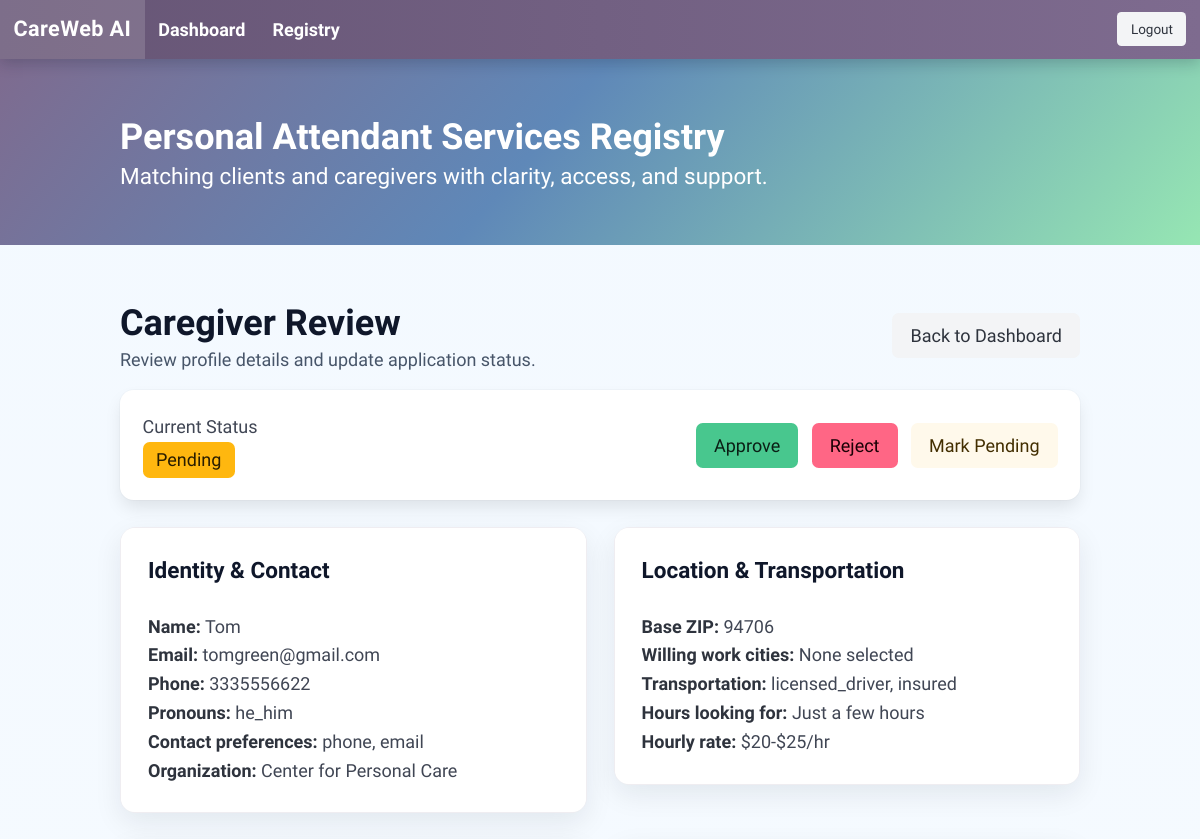
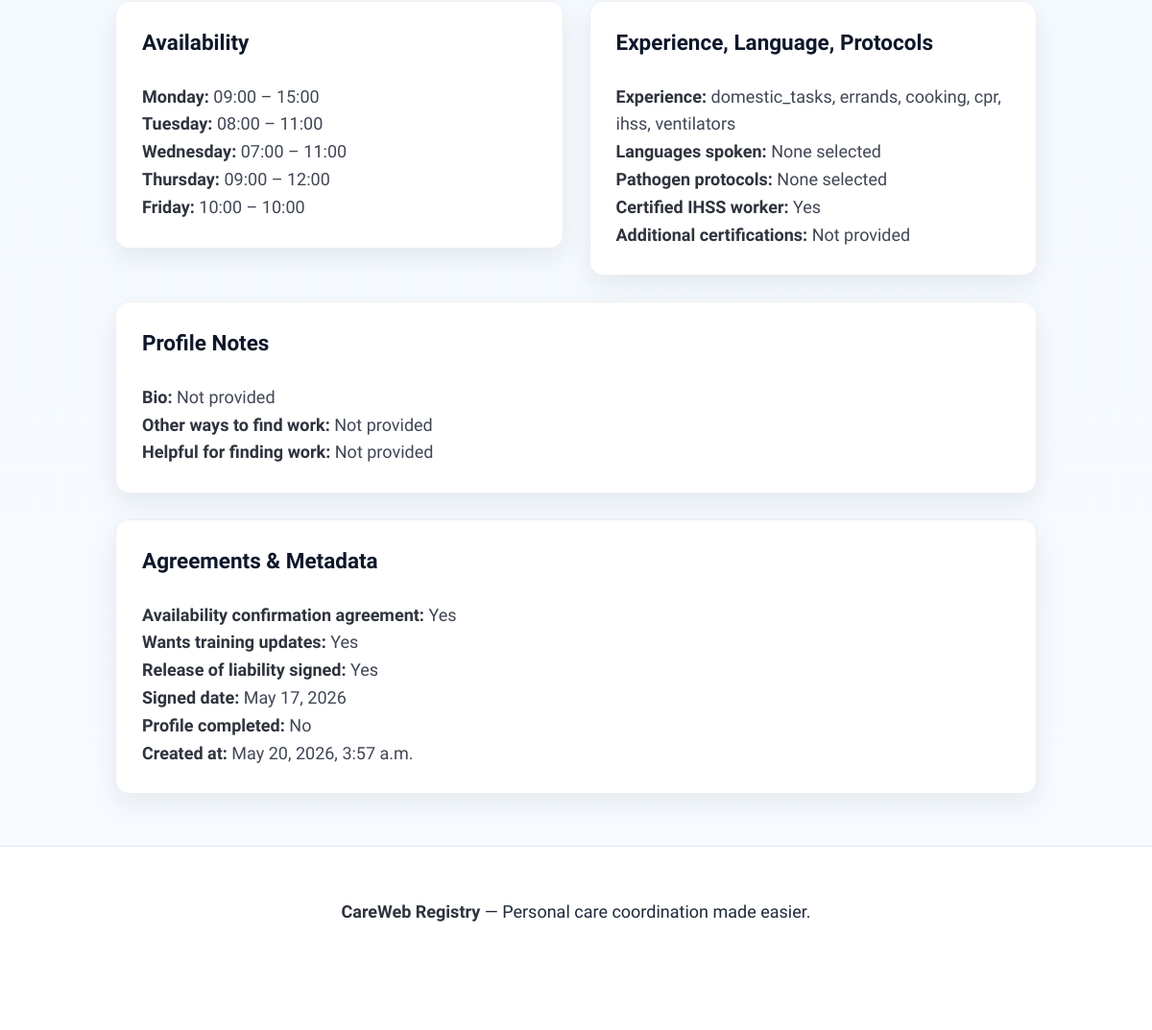
/dashboard/admin/caregivers/1/ (signed in), run on the app's committed database (2 pictures, top to bottom).
### registry/models.py (models this page shows, shortened)
class Caregiver(models.Model):
    organization = models.ForeignKey(Organization, on_delete=models.CASCADE)
    name = models.CharField(max_length=255)
    phone = models.CharField(max_length=25)
    email = models.EmailField()
    contact_preferences = models.JSONField(default=list, blank=True)
    pronouns = models.CharField(max_length=50, choices=PRONOUN_CHOICES, blank=True)
    base_zip_code = models.CharField(max_length=10)
    willing_to_work_cities = models.JSONField(default=list, blank=True)
    transportation = models.JSONField(default=list, blank=True)
    availability = models.JSONField(default=dict, blank=True)
    hours_looking_for = models.CharField(
        max_length=50,
        choices=HOURS_LOOKING_FOR_CHOICES
    )
    certified_ihss_worker = models.BooleanField(default=False)
    additional_certifications = models.TextField(blank=True)
    experience_with = models.JSONField(default=list, blank=True)
    languages_spoken = models.JSONField(default=list, blank=True)
    pathogen_protocols = models.JSONField(default=list, blank=True)
    rate = models.CharField(max_length=50, choices=RATE_CHOICES)
    bio = models.TextField(blank=True)
    availability_confirmation_agreement = models.BooleanField(default=False)
    wants_training_updates = models.BooleanField(default=False)
    other_ways_find_work = models.TextField(blank=True)
    helpful_for_finding_work = models.TextField(blank=True)
    release_of_liability = models.BooleanField(default=False)
    signed_date = models.DateField()
    status = models.CharField(max_length=20, choices=STATUS_CHOICES, default="pending")
    profile_completed = models.BooleanField(default=False)
    created_at = models.DateTimeField(auto_now_add=True)

### organizations/models.py (models this page shows, shortened)
class Organization(models.Model):
    name = models.CharField(max_length=255)
    city = models.CharField(max_length=100)
    zip_code = models.CharField(max_length=10, blank=True)
    primary_admin = models.ForeignKey(
        settings.AUTH_USER_MODEL,
        on_delete=models.PROTECT,
        related_name="owned_organizations"
    )
    contact_email = models.EmailField(blank=True)
    created_at = models.DateTimeField(auto_now_add=True)

### registry/views.py (the view)
@login_required
def caregiver_detail(request, pk):
    unauthorized_redirect = _redirect_if_not_admin_staff(request)
    if unauthorized_redirect:
        return unauthorized_redirect
    caregiver = get_object_or_404(Caregiver, pk=pk)
    return render(request, "registry/caregiver_detail.html", {
        "caregiver": caregiver
    })

### registry/views.py (called while the page is built)
def _user_is_admin_staff(user):
    profile = getattr(user, "profile", None)
    return bool(profile and profile.user_type == "admin_staff")

def _redirect_if_not_admin_staff(request):
    if _user_is_admin_staff(request.user):
        return None
    messages.error(request, "You do not have permission to access the admin registry workflow.")
    return redirect("dashboard_redirect")

### templates/registry/caregiver_detail.html (shortened to what this page needs)
{% extends "base.html" %}
{% block content %}
<div class="level mb-4">
    <div class="level-left">
        <div>
            <h1 class="title is-3">Caregiver Review</h1>
            <p class="subtitle is-6 mb-0">Review profile details and update application status.</p>
        </div>
    </div>
    <div class="level-right">
        <a href="{% url 'admin_dashboard' %}" class="button is-light">Back to Dashboard</a>
    </div>
</div>
<div class="box mb-5">
    <div class="level">
        <div class="level-left">
            <div>
                <p class="heading">Current Status</p>
                {% if caregiver.status == "approved" %}
                    <span class="tag is-success is-medium">Approved</span>
                {% elif caregiver.status == "rejected" %}
                    <span class="tag is-danger is-medium">Rejected</span>
                {% else %}
                    <span class="tag is-warning is-medium">Pending</span>
                {% endif %}
            </div>
        </div>
        <div class="level-right">
            <div class="buttons">
                <form method="post" action="{% url 'update_caregiver_status' caregiver.pk 'approved' %}">
                    <button type="submit" class="button is-success">Approve</button>
                </form>
                <form method="post" action="{% url 'update_caregiver_status' caregiver.pk 'rejected' %}">
                    <button type="submit" class="button is-danger">Reject</button>
                </form>
                <form method="post" action="{% url 'update_caregiver_status' caregiver.pk 'pending' %}">
                    <button type="submit" class="button is-warning is-light">Mark Pending</button>
                </form>
            </div>
        </div>
    </div>
</div>
<div class="columns is-multiline">
    <div class="column is-half">
        <div class="card app-card">
            <div class="card-content">
                <h2 class="title is-5">Identity & Contact</h2>
                <p><strong>Name:</strong> {{ caregiver.name }}</p>
                <p><strong>Email:</strong> {{ caregiver.email }}</p>
                <p><strong>Phone:</strong> {{ caregiver.phone }}</p>
                <p><strong>Pronouns:</strong> {{ caregiver.pronouns|default:"Not provided" }}</p>
                <p><strong>Contact preferences:</strong> {{ caregiver.contact_preferences|join:", "|default:"None selected" }}</p>
                <p><strong>Organization:</strong> {{ caregiver.organization.name }}</p>
            </div>
        </div>
    </div>
    <div class="column is-half">
        <div class="card app-card">
            <div class="card-content">
                <h2 class="title is-5">Location & Transportation</h2>
                <p><strong>Base ZIP:</strong> {{ caregiver.base_zip_code }}</p>
                <p><strong>Willing work cities:</strong> {{ caregiver.willing_to_work_cities|join:", "|default:"None selected" }}</p>
                <p><strong>Transportation:</strong> {{ caregiver.transportation|join:", "|default:"None selected" }}</p>
                <p><strong>Hours looking for:</strong> {{ caregiver.get_hours_looking_for_display }}</p>
                <p><strong>Hourly rate:</strong> {{ caregiver.get_rate_display }}</p>
            </div>
        </div>
    </div>
    <div class="column is-half">
        <div class="card app-card">
            <div class="card-content">
                <h2 class="title is-5">Availability</h2>
                {% if caregiver.availability %}
                    <ul>
                        {% for day, hours in caregiver.availability.items %}
                            <li><strong>{{ day|title }}:</strong> {{ hours.start }} – {{ hours.end }}</li>
                        {% endfor %}
                    </ul>
                {% else %}
                    <p>No availability provided.</p>
                {% endif %}
            </div>
        </div>
    </div>
    <div class="column is-half">
        <div class="card app-card">
            <div class="card-content">
                <h2 class="title is-5">Experience, Language, Protocols</h2>
                <p><strong>Experience:</strong> {{ caregiver.experience_with|join:", "|default:"None selected" }}</p>
                <p><strong>Languages spoken:</strong> {{ caregiver.languages_spoken|join:", "|default:"None selected" }}</p>
                <p><strong>Pathogen protocols:</strong> {{ caregiver.pathogen_protocols|join:", "|default:"None selected" }}</p>
                <p><strong>Certified IHSS worker:</strong> {{ caregiver.certified_ihss_worker|yesno:"Yes,No" }}</p>
                <p><strong>Additional certifications:</strong> {{ caregiver.additional_certifications|default:"Not provided" }}</p>
            </div>
        </div>
    </div>
    <div class="column is-full">
        <div class="card app-card">
            <div class="card-content">
                <h2 class="title is-5">Profile Notes</h2>
                <p><strong>Bio:</strong> {{ caregiver.bio|default:"Not provided" }}</p>
                <p><strong>Other ways to find work:</strong> {{ caregiver.other_ways_find_work|default:"Not provided" }}</p>
                <p><strong>Helpful for finding work:</strong> {{ caregiver.helpful_for_finding_work|default:"Not provided" }}</p>
            </div>
        </div>
    </div>
    <div class="column is-full">
        <div class="card app-card">
            <div class="card-content">
                <h2 class="title is-5">Agreements & Metadata</h2>
                <p><strong>Availability confirmation agreement:</strong> {{ caregiver.availability_confirmation_agreement|yesno:"Yes,No" }}</p>
                <p><strong>Wants training updates:</strong> {{ caregiver.wants_training_updates|yesno:"Yes,No" }}</p>
                <p><strong>Release of liability signed:</strong> {{ caregiver.release_of_liability|yesno:"Yes,No" }}</p>
                <p><strong>Signed date:</strong> {{ caregiver.signed_date }}</p>
                <p><strong>Profile completed:</strong> {{ caregiver.profile_completed|yesno:"Yes,No" }}</p>
                <p><strong>Created at:</strong> {{ caregiver.created_at }}</p>
            </div>
        </div>
    </div>
</div>
{% endblock %}

### static/css/style.css (style rules this page uses)
:root { --app-primary: #7e6b8f; --app-primary-dark: #665575; --app-secondary: #a3d9ff; --app-accent: #96e6b3; --app-danger: #da3e52; --app-warning: #f2e94e; --app-bg: #f7fbff; --app-surface: #ffffff; --app-text: #1e293b; --app-text-soft: #475569; --app-border: #cbd5e1; --app-focus: #1d4ed8; }
html { font-size: 18px; }
body, button, input, select, textarea { font-family: "Atkinson Hyperlegible", "Segoe UI", Tahoma, Geneva, Verdana, sans-serif; color: var(--app-text); }
.app-body { background: linear-gradient(180deg, #f3f9ff 0%, var(--app-bg) 100%); min-height: 100vh; line-height: 1.6; }
.title, .subtitle { line-height: 1.35; }
.title { color: #0f172a !important; font-weight: 700; }
h1.title, h2.title, h3.title, h4.title, h5.title, h6.title { color: #0f172a !important; }
.subtitle { color: var(--app-text-soft); }
.app-card, .card { border-radius: 16px; border: 1px solid rgba(126, 107, 143, 0.12); box-shadow: 0 10px 28px rgba(15, 23, 42, 0.08); background-color: #ffffff; }
.card-content { background-color: #ffffff; }

### data on the page
Caregiver: name "Tom", email "tomgreen@gmail.com", phone "3335556622", pronouns "he_him", contact_preferences "phone, email", organization.name "Center for Personal Care", base_zip_code "94706", willing_to_work_cities "None selected", transportation "licensed_driver, insured", hours_looking_for "Just a few hours", rate "$20-$25/hr", experience_with "domestic_tasks, errands, cooking, cpr, ihss, ventilators", languages_spoken "None selected", pathogen_protocols "None selected", certified_ihss_worker "Yes", additional_certifications "Not provided", bio "Not provided", other_ways_find_work "Not provided", helpful_for_finding_work "Not provided", availability_confirmation_agreement "Yes", wants_training_updates "Yes", release_of_liability "Yes", signed_date "May 17, 2026", profile_completed "No", created_at "May 20, 2026, 3:57 a.m."

### other printed values
{{ day|title }} "Monday" "Tuesday" "Wednesday" "Thursday" "Friday"
{{ hours.start }} "09:00" "08:00" "07:00" "09:00" "10:00"
{{ hours.end }} "15:00" "11:00" "11:00" "12:00" "10:00"
